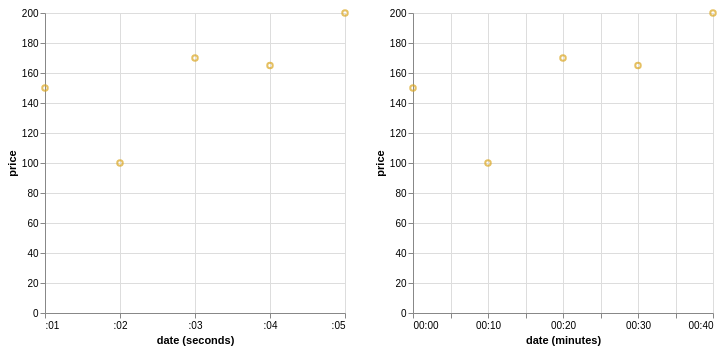

Write a Vega-Lite specification for this figure.
### Vega-Lite specification from a JSON file in a GitHub repository (floating-point values rounded to 4 significant figures)
{"$schema": "https://vega.github.io/schema/vega-lite/v3.json", "data": {"values": [{"date": "Sun, 01 Jan 2012 23:00:01", "price": 150}, {"date": "Sun, 02 Jan 2012 00:10:02", "price": 100}, {"date": "Sun, 02 Jan 2012 01:20:03", "price": 170}, {"date": "Sun, 02 Jan 2012 02:30:04", "price": 165}, {"date": "Sun, 02 Jan 2012 03:40:05", "price": 200}]}, "hconcat": [{"mark": "point", "selection": {"brush": {"type": "interval", "encodings": ["x"]}}, "encoding": {"x": {"field": "date", "type": "temporal", "timeUnit": "seconds"}, "y": {"field": "price", "type": "quantitative"}, "color": {"condition": {"selection": "brush", "value": "goldenrod"}, "value": "steelblue"}}}, {"transform": [{"filter": {"selection": "brush"}}], "mark": "point", "encoding": {"x": {"field": "date", "type": "temporal", "timeUnit": "minutes"}, "y": {"field": "price", "type": "quantitative"}, "color": {"value": "goldenrod"}}}]}
